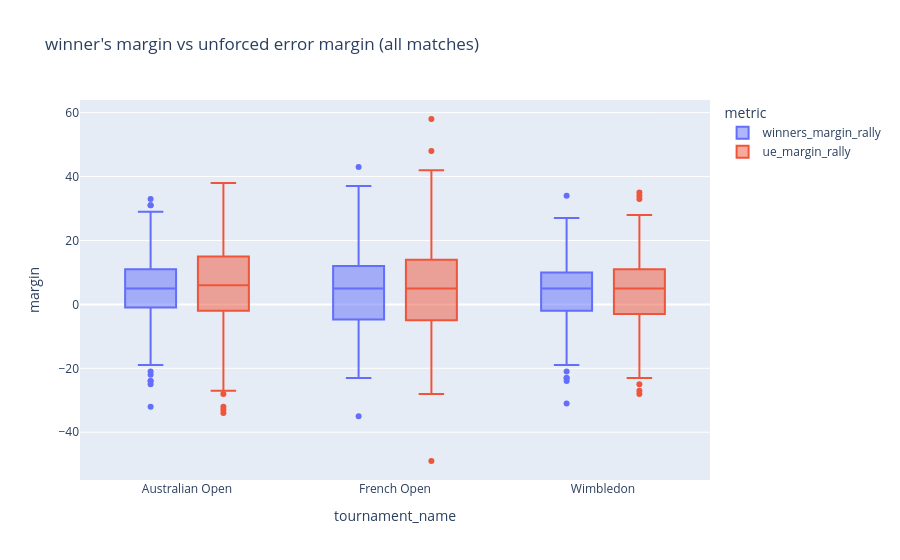

Notebook code cell kept with this figure:
### Markdown cell above
interestingly, the medians _____. this goes to show just how significant the serve is in the modern game. while the ues remain largely unchanged, the winners plot shrink a lot and with lower fences and far less outliers. 

then we investigate whether this effect is controlled through all 3 of the surfaces.

### Code cell
fig2_rally = px.box(df_long_rally, x="tournament_name", y="margin", color="metric",
    title="winner's margin vs unforced error margin (all matches)")

fig2_rally.show()

### Figure 1 — Plotly figure (JSON) as saved in the notebook; plotly's stock layout.template omitted (floating-point values rounded to 4 significant figures; data arrays with more than 128 entries replaced by an {"elided": "..."} marker saying what was removed)
{"data": [{"alignmentgroup": "True", "hovertemplate": "metric=winners_margin_rally<br>tournament_name=%{x}<br>margin=%{y}<extra></extra>", "legendgroup": "winners_margin_rally", "marker": {"color": "#636efa"}, "name": "winners_margin_rally", "notched": false, "offsetgroup": "winners_margin_rally", "orientation": "v", "showlegend": true, "type": "box", "x": {"elided": "712 str values"}, "x0": " ", "xaxis": "x", "y": {"elided": "712 int values"}, "y0": " ", "yaxis": "y"}, {"alignmentgroup": "True", "hovertemplate": "metric=ue_margin_rally<br>tournament_name=%{x}<br>margin=%{y}<extra></extra>", "legendgroup": "ue_margin_rally", "marker": {"color": "#EF553B"}, "name": "ue_margin_rally", "notched": false, "offsetgroup": "ue_margin_rally", "orientation": "v", "showlegend": true, "type": "box", "x": {"elided": "712 str values"}, "x0": " ", "xaxis": "x", "y": {"elided": "712 int values"}, "y0": " ", "yaxis": "y"}], "layout": {"boxmode": "group", "legend": {"title": {"text": "metric"}, "tracegroupgap": 0}, "title": {"text": "winner's margin vs unforced error margin (all matches)"}, "xaxis": {"anchor": "y", "domain": [0, 1], "title": {"text": "tournament_name"}}, "yaxis": {"anchor": "x", "domain": [0, 1], "title": {"text": "margin"}}}}
